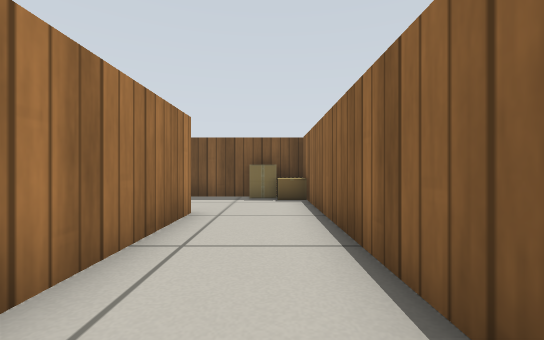
[1] (above)

16 first-person views from a walk through a Gazebo world. The camera is 0.42 m above the floor, looks level and sees 90° across. The lines on the ground mark 1 m squares. The floor is counted in squares, 0.5 m on a side. Each view is taken from the middle of a square. On the plan, view 1 faces up. The plan holds only what a view shows up to about 10 squares ahead; the rest is blank. Simple patterns stand in for the simulator's built-in surfaces. Simple shapes stand in for some stock models.

[2]
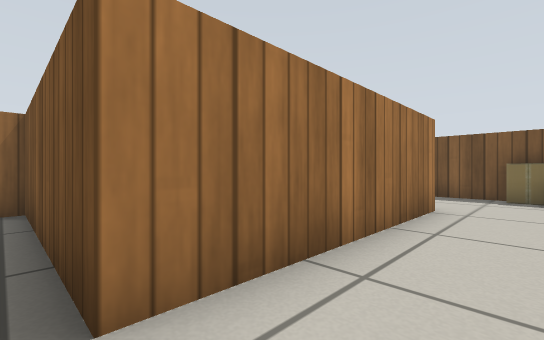

[3]
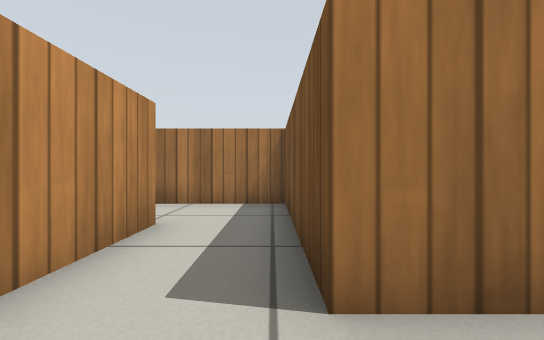

[4]
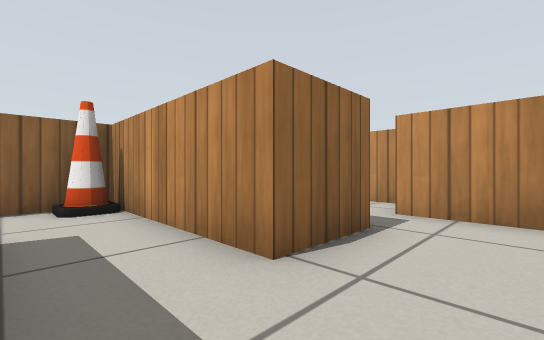

[5]
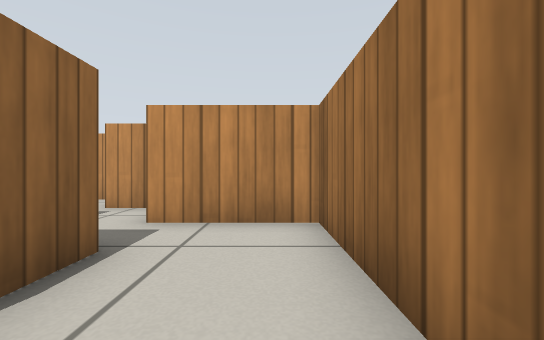

[6]
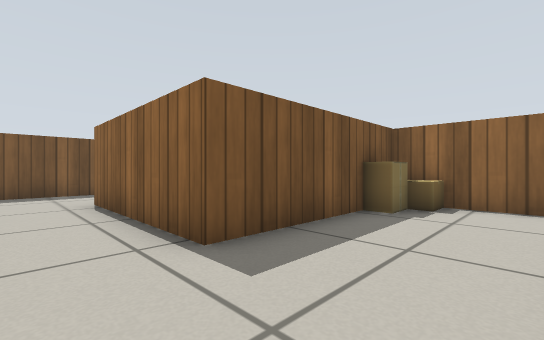

[7]
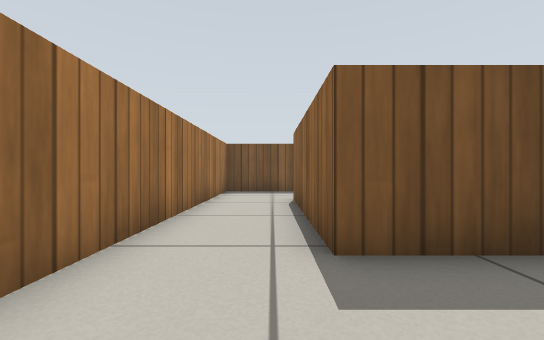

[8]
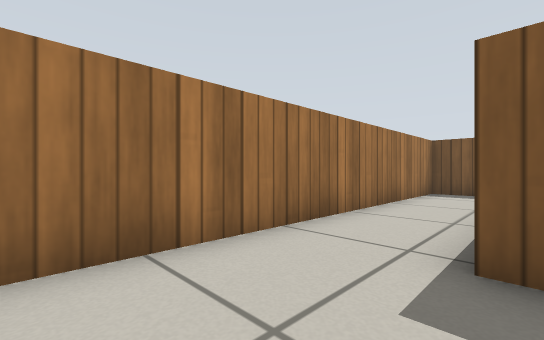

[9]
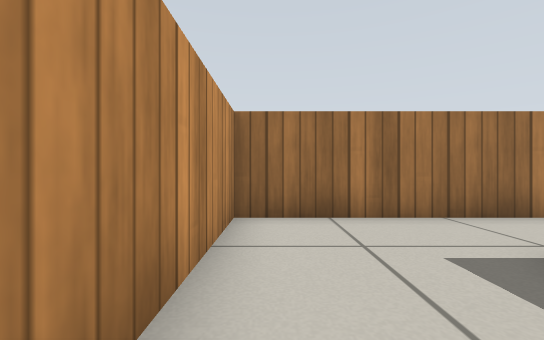

[10]
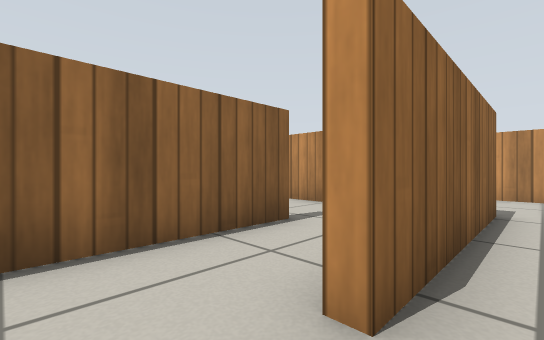

[11]
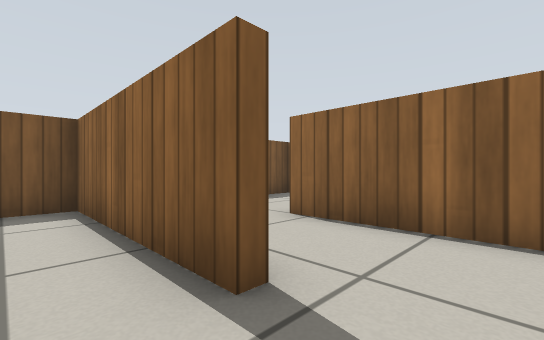

[12]
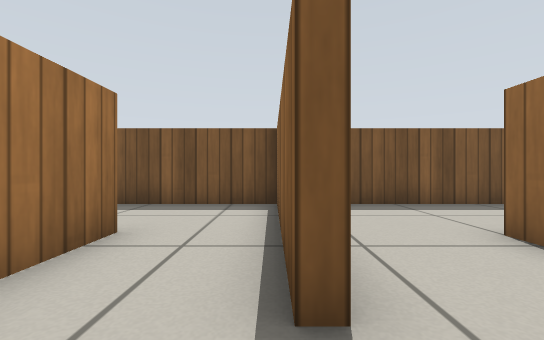

[13]
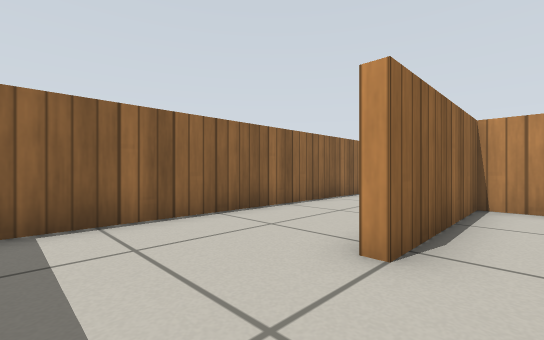

[14]
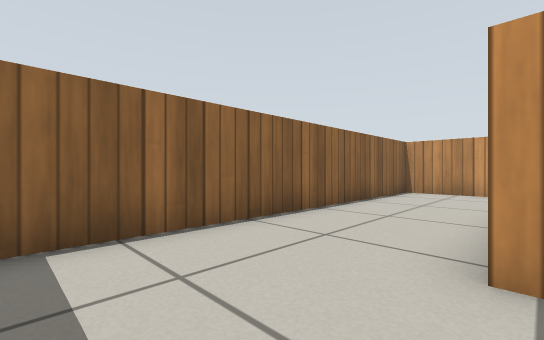

[15]
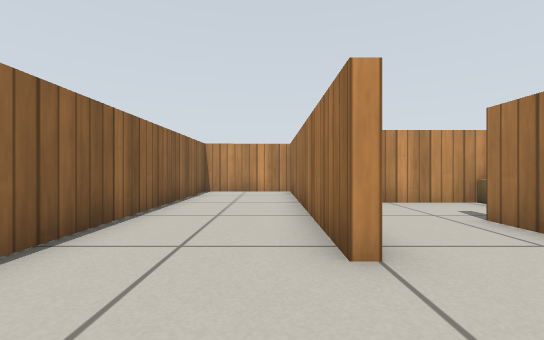

[16]
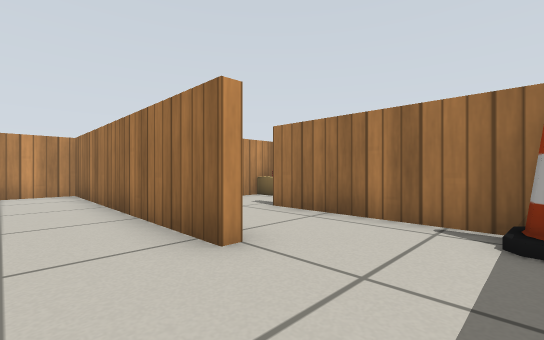

### Floor plan
Points are (right, up) in squares from view 1. A wall is a line through its corners. A room is listed if a view was taken in it or the views show most of it. See-through windows are left out.
Room 1 (views 1, 2, 3, 4, 5, 6, 7, 8, 9, 10, 11, 12)
walls: (-1.6, 5.4) (-1.6, -0.7) (-6.8, -0.7) (-6.8, -6.3) (-4, -6.3); (-3.5, 9) (-1.5, 9); (-4.4, 10.4) (-4.4, 13.7) (-4.1, 13.7) (-4.1, 12); (-1.9, 11.4) (-1.9, 16.7) (-6.8, 16.7) (-6.8, 5.3) (-2.6, 5.3); (1, 0.9) (1, 8.7) (-3.6, 8.7); (-4.2, -4.9) (-4.2, -2.8) (1, -2.8) (1, -1); (-3.4, -8) (-2.2, -8)
ways out: opening at (-2, 10.5) to room 3
objects: cardboard box (-4, 9); cone (0, -2); cardboard box (0, 8); cardboard box (1, 8)
Room 2 (views 13, 14, 15, 16)
walls: (1, 13.5) (1.3, 13.5) (1.3, 5.3) (4.6, 5.3) (4.6, 16); (4.4, 16.7) (-0.1, 16.7); (-1.6, 16) (-1.6, 13.6)
ways out: opening at (-0.5, 12.5) to room 3
objects: cone (-1, 16)
Room 3 (no view inside)
walls: (-1.6, 13.6) (-1.6, 11.4); (-1.5, 9) (1, 9) (1, 13.5)
ways out: opening at (-2, 10.5) to room 1; opening at (-0.5, 12.5) to room 2

Where each view was taken, in squares from view 1:
view 1: 0 up, 0 right, facing up
view 2: 1 down, 0 right, facing up-left
view 3: 1 down, 0 right, facing left
view 4: 1 down, 6 left, facing down-right
view 5: 2 down, 6 left, facing down
view 6: 6 up, 6 left, facing up-right
view 7: 6 up, 5 left, facing up
view 8: 6 up, 4 left, facing up-left
view 9: 6 up, 2 left, facing left
view 10: 15 up, 5 left, facing down-right
view 11: 10 up, 3 left, facing up-right
view 12: 10 up, 2 left, facing up
view 13: 16 up, 0 right, facing down-right
view 14: 16 up, 1 right, facing down-right
view 15: 16 up, 2 right, facing down
view 16: 16 up, 3 right, facing down-left
